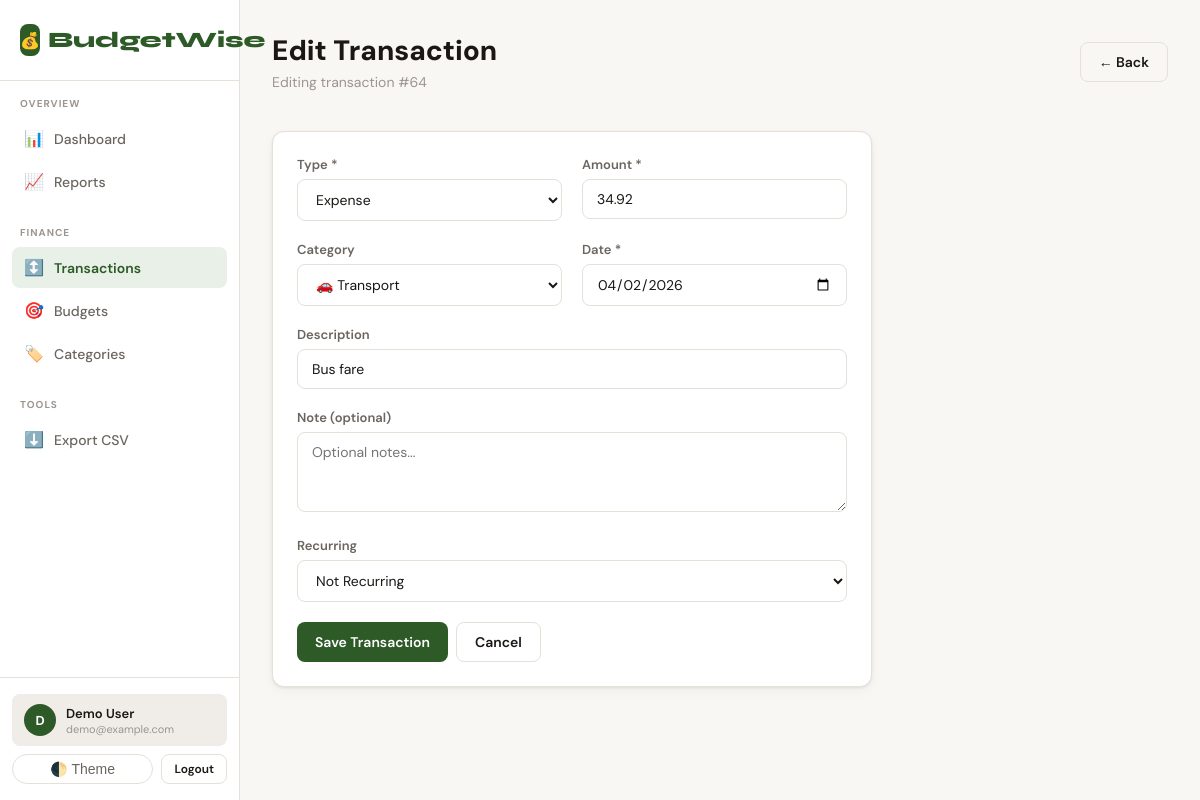
Screenshot of /transactions/64/edit/ (signed in) with the database file from the repository.
### core/models.py (models this page shows, shortened)
class Transaction(models.Model):
    TYPE_CHOICES = [
        ('income', 'Income'),
        ('expense', 'Expense'),
    ]
    RECURRING_CHOICES = [
        ('none', 'Not Recurring'),
        ('daily', 'Daily'),
        ('weekly', 'Weekly'),
        ('monthly', 'Monthly'),
        ('yearly', 'Yearly'),
    ]
    user = models.ForeignKey(User, on_delete=models.CASCADE, related_name='transactions')
    amount = models.DecimalField(max_digits=12, decimal_places=2, validators=[MinValueValidator(Decimal('0.01'))])
    transaction_type = models.CharField(max_length=10, choices=TYPE_CHOICES)
    category = models.ForeignKey(Category, on_delete=models.SET_NULL, null=True, related_name='transactions')
    date = models.DateField(default=timezone.now)
    description = models.CharField(max_length=255, blank=True, default='')
    note = models.TextField(blank=True, default='')
    recurring = models.CharField(max_length=10, choices=RECURRING_CHOICES, default='none')
    created_at = models.DateTimeField(auto_now_add=True)
    updated_at = models.DateTimeField(auto_now=True)
    class Meta:
        ordering = ['-date', '-created_at']

### core/views.py (the view)
# urls.py: path('transactions/<int:pk>/edit/', views.transaction_edit, name='transaction_edit'),
@login_required
def transaction_edit(request, pk):
    txn = get_object_or_404(Transaction, pk=pk, user=request.user)
    if request.method == 'POST':
        form = TransactionForm(user=request.user, data=request.POST, instance=txn)
        if form.is_valid():
            form.save()
            messages.success(request, 'Transaction updated!')
            return redirect('transaction_list')
    else:
        form = TransactionForm(user=request.user, instance=txn)
    return render(request, 'core/transactions/form.html', {'form': form, 'title': 'Edit Transaction', 'transaction': txn})

### core/models.py (called while the page is built)
    def __str__(self):
        return f"{self.icon} {self.name}"

### templates/core/transactions/form.html (shortened to what this page needs)
{% extends "base.html" %}
{% block header %}
<div class="flex-between mb-4">
  <div>
    <div class="page-title">{{ title }}</div>
    <div class="page-subtitle">{% if transaction %}Editing transaction #{{ transaction.pk }}{% else %}Add a new transaction{% endif %}</div>
  </div>
  <a href="{% url 'transaction_list' %}" class="btn btn-outline">&#8592; Back</a>
</div>
{% endblock %}
{% block content %}
<div style="max-width:600px;">
  <div class="card">
    <form method="post">
      <div class="grid-2" style="gap:20px;">
        <div class="form-group">
          <label class="form-label">Type *</label>
          {{ form.transaction_type }}
        </div>
        <div class="form-group">
          <label class="form-label">Amount *</label>
          {{ form.amount }}
        </div>
      </div>
      <div class="grid-2" style="gap:20px;">
        <div class="form-group">
          <label class="form-label">Category</label>
          {{ form.category }}
        </div>
        <div class="form-group">
          <label class="form-label">Date *</label>
          {{ form.date }}
        </div>
      </div>
      <div class="form-group">
        <label class="form-label">Description</label>
        {{ form.description }}
      </div>
      <div class="form-group">
        <label class="form-label">Note (optional)</label>
        {{ form.note }}
      </div>
      <div class="form-group">
        <label class="form-label">Recurring</label>
        {{ form.recurring }}
      </div>
      <div class="flex gap-2 mt-4">
        <button type="submit" class="btn btn-primary">Save Transaction</button>
        <a href="{% url 'transaction_list' %}" class="btn btn-outline">Cancel</a>
      </div>
    </form>
  </div>
</div>
{% endblock %}

### templates/base.html (shortened to what this page needs)
<!DOCTYPE html>
<html lang="en" data-theme="light">
<head>
</head>
<body>
{% if user.is_authenticated %}
<div class="app-layout">
  <aside class="sidebar" id="sidebar">
    <div class="sidebar-logo">
      <div class="logo-mark">
        <div class="logo-icon">💰</div>
        BudgetWise
      </div>
    </div>
    <nav class="sidebar-nav">
      <div class="nav-section">
        <div class="nav-section-label">Overview</div>
        <a href="{% url 'dashboard' %}" class="nav-item {% if request.resolver_match.url_name == 'dashboard' %}active{% endif %}">
          <span class="nav-icon">📊</span> Dashboard
        </a>
        <a href="{% url 'reports' %}" class="nav-item {% if request.resolver_match.url_name == 'reports' %}active{% endif %}">
          <span class="nav-icon">📈</span> Reports
        </a>
      </div>
      <div class="nav-section">
        <div class="nav-section-label">Finance</div>
        <a href="{% url 'transaction_list' %}" class="nav-item {% if 'transaction' in request.resolver_match.url_name %}active{% endif %}">
          <span class="nav-icon">↕️</span> Transactions
        </a>
        <a href="{% url 'budget_list' %}" class="nav-item {% if 'budget' in request.resolver_match.url_name %}active{% endif %}">
          <span class="nav-icon">🎯</span> Budgets
        </a>
        <a href="{% url 'category_list' %}" class="nav-item {% if 'category' in request.resolver_match.url_name %}active{% endif %}">
          <span class="nav-icon">🏷️</span> Categories
        </a>
      </div>
      <div class="nav-section">
        <div class="nav-section-label">Tools</div>
        <a href="{% url 'export_csv' %}" class="nav-item">
          <span class="nav-icon">⬇️</span> Export CSV
        </a>
      </div>
    </nav>
    <div class="sidebar-footer">
      <div class="user-chip" style="margin-bottom:8px;">
        <div class="user-avatar">{{ user.username|first|upper }}</div>
        <div>
          <div class="user-name">{{ user.get_full_name|default:user.username }}</div>
          <div class="user-email">{{ user.email|truncatechars:22 }}</div>
        </div>
      </div>
      <div class="flex gap-2">
        <button class="theme-toggle" onclick="toggleTheme()" style="flex:1;">🌓 Theme</button>
        <a href="{% url 'logout' %}" class="btn btn-outline btn-sm">Logout</a>
      </div>
    </div>
  </aside>
  <div class="main-content">
    <div class="page-header">
      {% block header %}{% endblock %}
    </div>
    <div class="page-body">
      {% block content %}{% endblock %}
    </div>
  </div>
</div>
{% else %}
{% block auth_content %}{% endblock %}
{% endif %}
</body>
</html>

### rows the page displays
Transaction: transaction_type "Expense", amount "34.92", category "🚗 Transport", date "04/02/2026", description "Bus fare", recurring "Not Recurring"

### other values shown
{{ user.username|first|upper }} "D"
{{ user.get_full_name|default:user.username }} "Demo User"
{{ user.email|truncatechars:22 }} "demo@example.com"
{{ title }} "Edit Transaction"
